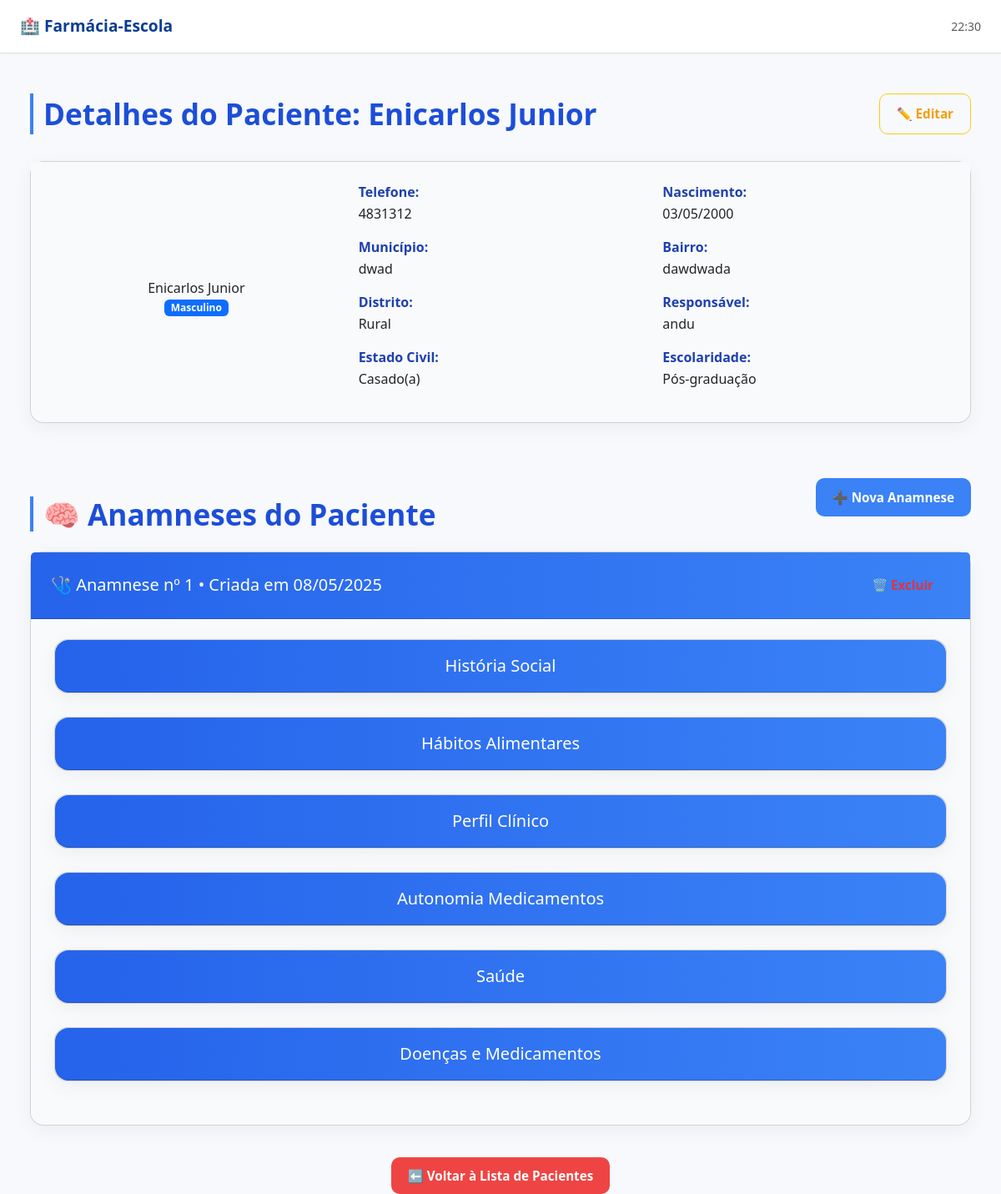
/listagem_pacientes/paciente/1/, run on an earlier commit of the app's database.
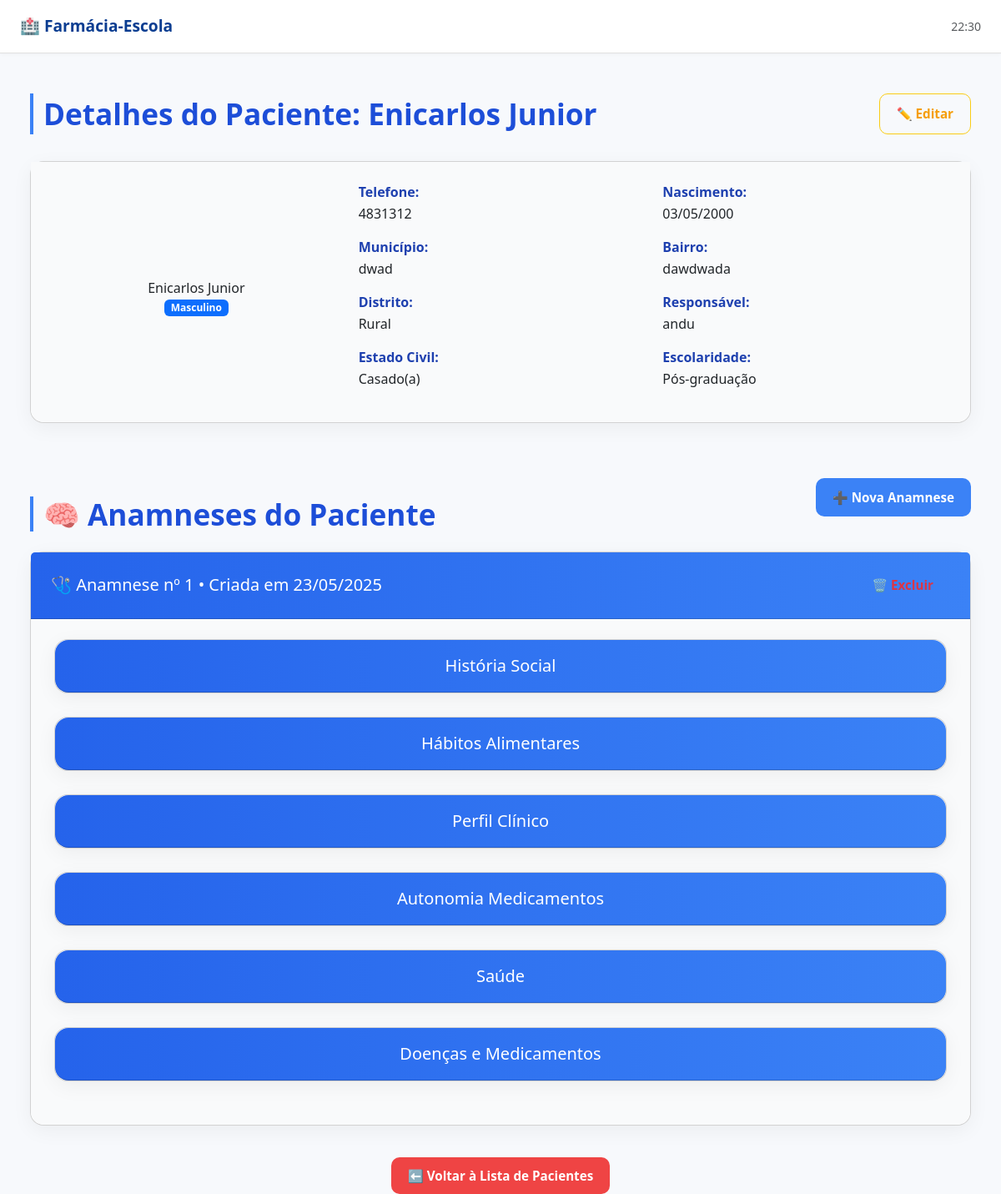
And on a later commit of the database.
### paciente/models.py (models this page shows, shortened)
class Anamnese(models.Model):
    paciente = models.ForeignKey(Paciente, on_delete=models.CASCADE, related_name='anamneses')
    data_criacao = models.DateTimeField(auto_now_add=True)

### listagem_pacientes/views.py (the view, shortened to what this page needs)
# urls.py: path('paciente/<int:pk>/', PacienteDetailView.as_view(), name='paciente_detail'),  # URL para detalhes
class PacienteDetailView(DetailView):
    model = Paciente
    template_name = 'detalhe_paciente.html'
    context_object_name = 'paciente'
    def get_object(self):
        return get_object_or_404(Paciente, id=self.kwargs['pk'])
    def get_context_data(self, **kwargs):
        context = super().get_context_data(**kwargs)
        paciente = self.get_object()
        modo_edicao = self.request.GET.get("editar") == "1"
        context['anamneses'] = paciente.anamneses.all().order_by('-data_criacao')
        context['modo_edicao'] = modo_edicao
        if modo_edicao:
            context['form'] = PacienteForm(instance=paciente)
        return context

### listagem_pacientes/templates/detalhe_paciente.html (shortened to what the changed rows need)
{% extends 'menu.html' %}
{% load static %}
{% block content %}
<link rel="stylesheet" href="{% static 'css/style.css' %}">
<div class="container mt-5">
    <h2 class="section-title text-center d-flex justify-content-between align-items-center">
        <span>Detalhes do Paciente: <strong>{{ paciente.nome }}</strong></span>
        <a href="?editar=1" class="btn btn-outline-warning btn-sm">✏️ Editar</a>
    </h2>
    {% if modo_edicao %}
    <form method="post" class="card p-4 shadow-sm mb-4">
        {% csrf_token %}
        {% for field in form %}
        <div class="mb-3">
            <label for="{{ field.id_for_label }}" class="form-label">{{ field.label }}</label>
            {{ field }}
            {% if field.errors %}
            <div class="text-danger small">{{ field.errors }}</div>
            {% endif %}
        </div>
        {% endfor %}
        <div class="d-flex justify-content-between mt-4" autocomplete="off">
            <a href="{% url 'paciente_detail' paciente.id %}" class="btn btn-secondary">Cancelar</a>
            <button type="submit" class="btn btn-success">💾 Salvar Alterações</button>
        </div>
    </form>
    {% else %}
    {% if paciente %}
    {% if paciente.anamneses.exists %}
    {% for anamnese in paciente.anamneses.all %}
    <div class="card mb-4">
        <div class="card-header d-flex justify-content-between align-items-center">
            <span>🩺 Anamnese nº {{ forloop.counter }} • Criada em {{ anamnese.data_criacao|date:"d/m/Y" }}</span>
            <form method="post" action="{% url 'excluir_anamnese_bloco' anamnese.id 'tudo' %}" class="d-inline">
                <button type="submit" class="btn btn-sm btn-outline-danger">
                    🗑️ Excluir
                </button>
            </form>
        </div>
        <div class="card-body">
            {% include 'partials/accordion_historia.html' %}
            {% include 'partials/accordion_habitos.html' %}
            {% include 'partials/accordion_perfil.html' %}
            {% include 'partials/accordion_autonomia.html' %}
            {% include 'partials/accordion_saude.html' %}
            {% include 'partials/accordion_doencas_medicamentos.html' %}
        </div>
    </div>
    {% endfor %}
    {% else %}
    <p>Este paciente ainda não possui anamnese.</p>
    {% endif %}
    {% else %}
    <p class="text-danger">Paciente não encontrado.</p>
    {% endif %}
</div>
{% endif %}
{% endblock %}

### listagem_pacientes/templates/partials/accordion_historia.html (shortened to what this page needs)
<div class="card expand-card collapsed">
  <div class="card-header" onclick="toggleCard(this.closest('.expand-card'))">
     História Social
  </div>
</div>

### listagem_pacientes/templates/partials/accordion_habitos.html (shortened to what this page needs)
<div class="card expand-card collapsed">
  <div class="card-header" onclick="toggleCard(this.closest('.expand-card'))">
     Hábitos Alimentares
  </div>
</div>

### listagem_pacientes/templates/partials/accordion_perfil.html (shortened to what this page needs)
<div class="card expand-card collapsed">
  <div class="card-header" onclick="toggleCard(this.closest('.expand-card'))">
     Perfil Clínico
  </div>
</div>

### listagem_pacientes/templates/partials/accordion_autonomia.html (shortened to what this page needs)
<div class="card expand-card collapsed">
  <div class="card-header" onclick="toggleCard(this.closest('.expand-card'))">
     Autonomia Medicamentos
  </div>
</div>

### listagem_pacientes/templates/partials/accordion_saude.html (shortened to what this page needs)
<div class="card expand-card collapsed">
    <div class="card-header" onclick="toggleCard(this.closest('.expand-card'))">
       Saúde
    </div>
  </div>

### listagem_pacientes/templates/partials/accordion_doencas_medicamentos.html (shortened to what this page needs)
<div class="card expand-card collapsed">
  <div class="card-header" onclick="toggleCard(this.closest('.expand-card'))">
     Doenças e Medicamentos
  </div>
</div>

What changed in the data, as far as the page shows it:
removed Anamnese: data_criacao "08/05/2025"
added Anamnese: data_criacao "23/05/2025"
